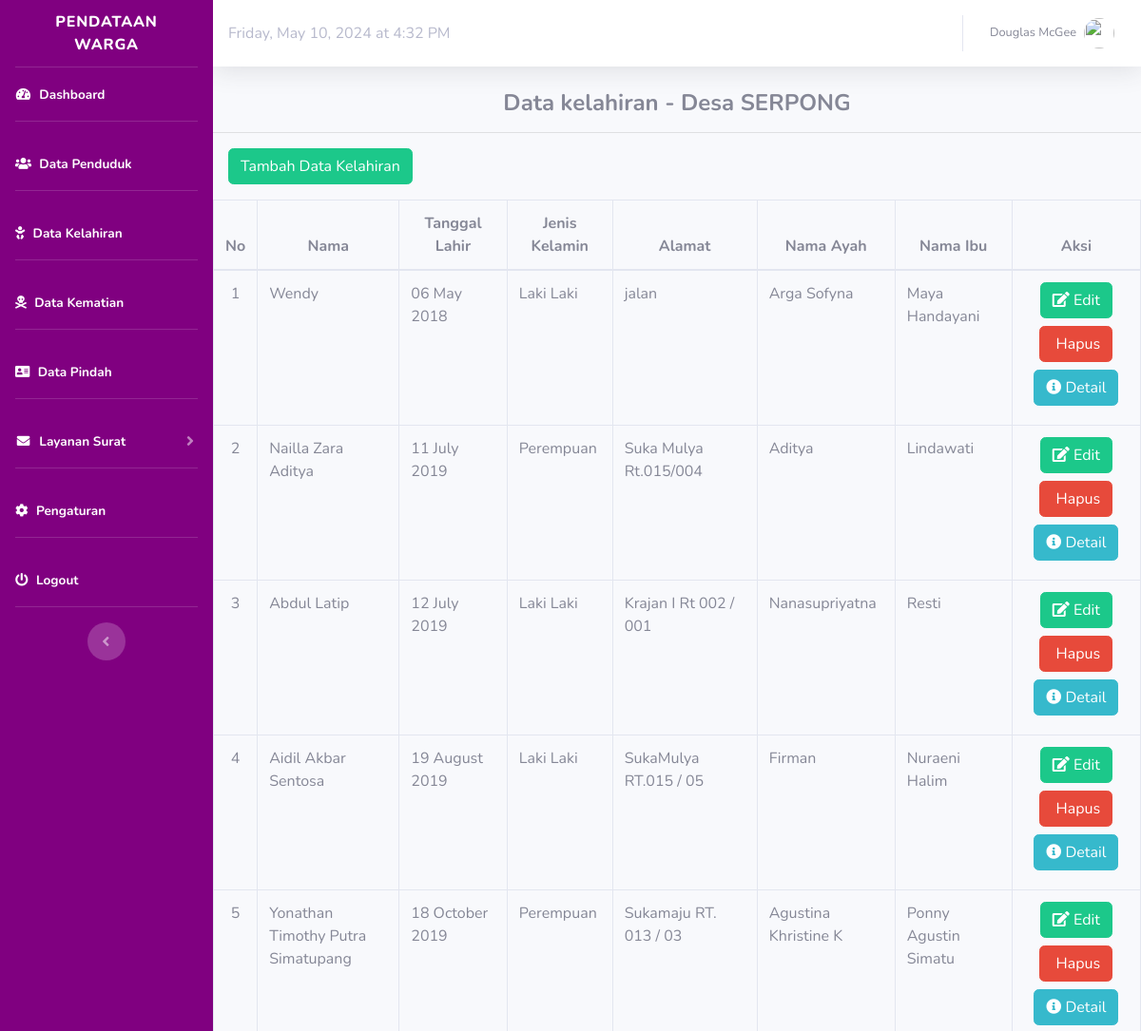
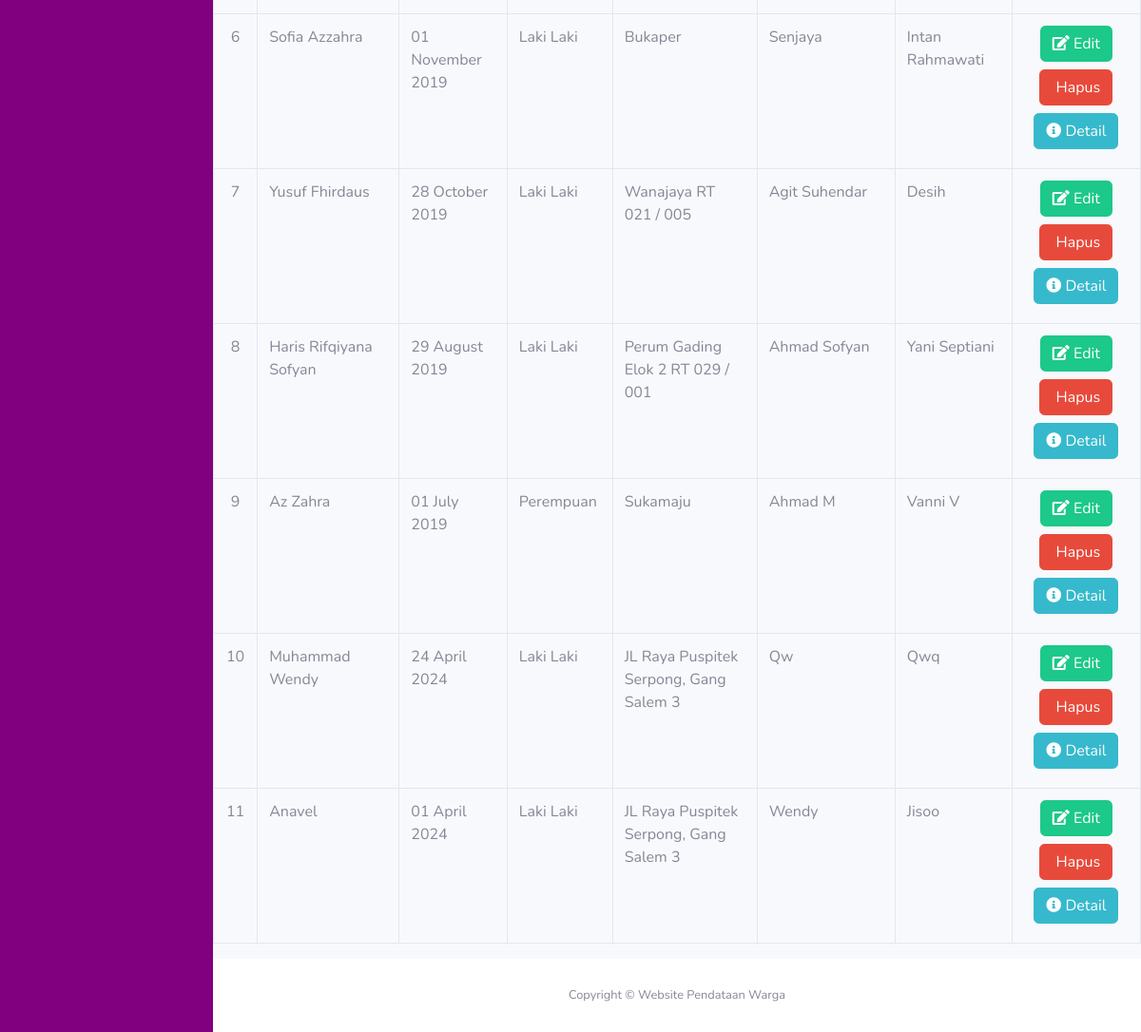
The app's page /index.php/kelahiran, older data (2 pictures, top to bottom).
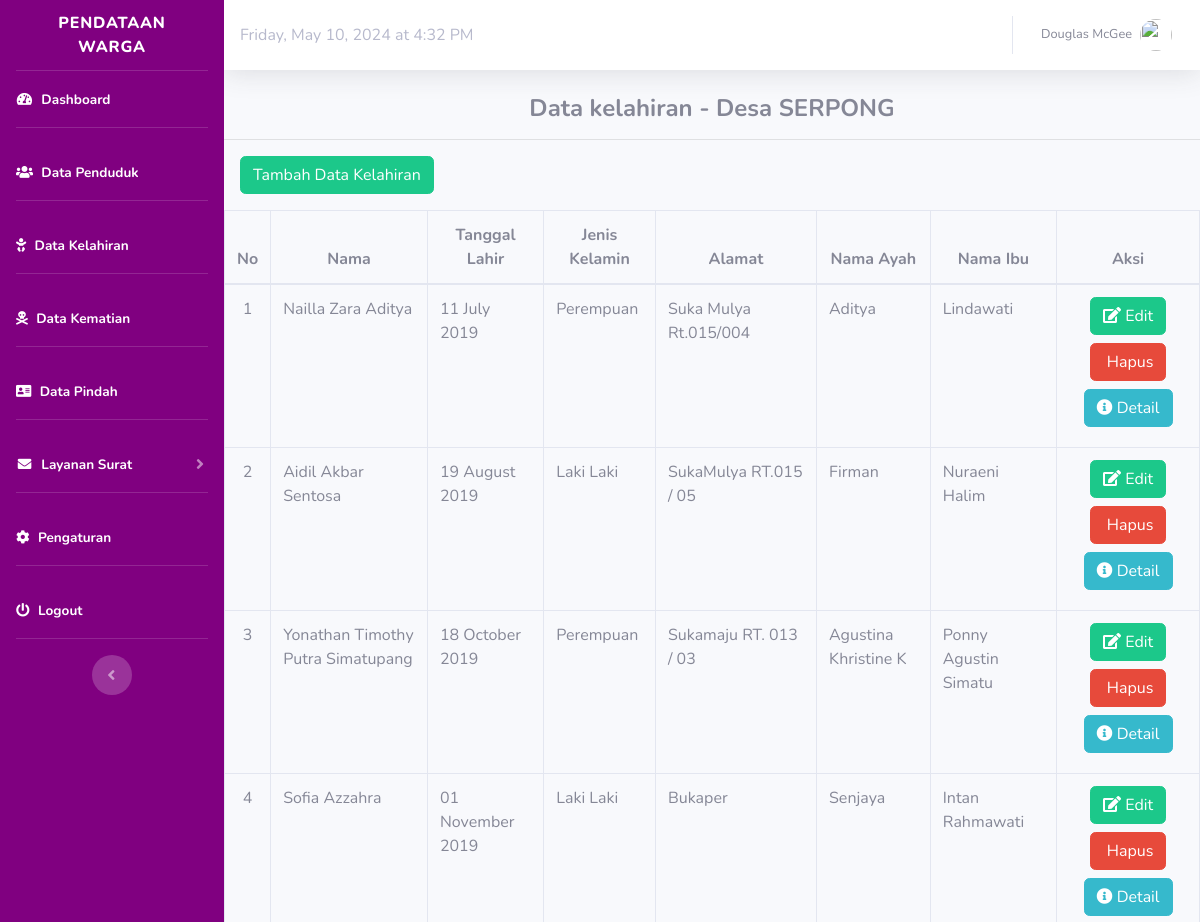
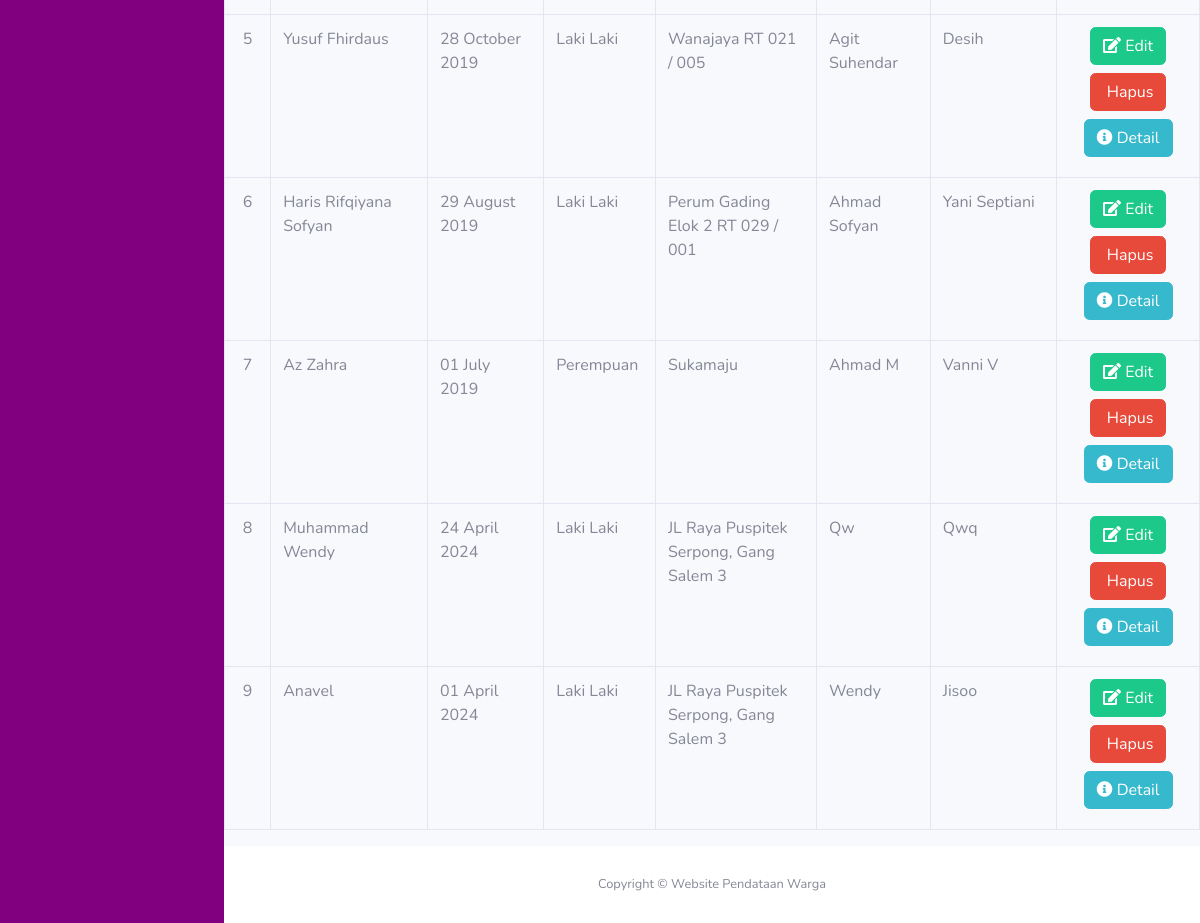
The same page, newer data (2 pictures, top to bottom).
### tables this page shows
CREATE TABLE `kelahiran` (
  `id_kelahiran` bigint(11) NOT NULL,
  `nama` varchar(50) NOT NULL,
  `hari` varchar(20) NOT NULL,
  `tempat_lahir` varchar(50) NOT NULL,
  `tanggal_lahir` date NOT NULL,
  `pukul` time NOT NULL,
  `jenis_kelahiran` varchar(50) NOT NULL,
  `anak_ke` varchar(2) NOT NULL,
  `jenis_kelamin` varchar(25) NOT NULL,
  `alamat` varchar(59) NOT NULL,
  `berat_bayi` varchar(10) NOT NULL,
  `panjang_bayi` varchar(10) NOT NULL,
  `nik_ayah` varchar(16) NOT NULL,
  `nama_ayah` varchar(20) NOT NULL,
  `pekerjaan_ayah` varchar(50) NOT NULL,
  `alamat_ayah` varchar(100) NOT NULL,
  `nik_ibu` varchar(16) NOT NULL,
  `nama_ibu` varchar(20) NOT NULL,
  `pekerjaan_ibu` varchar(50) NOT NULL,
  `alamat_ibu` varchar(100) NOT NULL,
  `rt` varchar(120) NOT NULL,
  `rw` varchar(120) NOT NULL,
  `keterangan` varchar(255) NOT NULL
);

### application/controllers/Kelahiran.php (called while the page is built, shortened)
<?php
class Kelahiran extends CI_Controller
{
	public function __construct()
	{
		$this->load->model('m_kelahiran');
	}
	public function index()
	{
		$data['title'] = "Data kelahiran - Desa SERPONG	";
		$data['kelahiran'] = $this->m_kelahiran->tampil();
		$this->load->view('template/header', $data);
		$this->load->view('template/sidebar');
		$this->load->view('template/topbar');
		$this->load->view('kelahiran/tampil_kelahiran');
		$this->load->view('template/footer');
	}
}

### index.php (called while the page is built, shortened)
<?php
require_once BASEPATH.'core/CodeIgniter.php';

### application/models/M_kelahiran.php (called while the page is built, shortened)
<?php
class M_kelahiran extends CI_Model
{
	public function tampil()
	{
		return $this->db->get('kelahiran')->result();
	}
}

### application/views/kelahiran/tampil_kelahiran.php (the view, shortened to what this page needs)
<div class="content-wrapper">
  <section class="content">
    <div class="box box-info">
      <div class="box-header">
        <h4 style="text-align:center;"><b><?php echo $title; ?></b></h4>
        <hr>
      </div>
      <div class="box-body table-responsive">
        <p>
          <a href="<?php echo base_url('kelahiran/tambah'); ?>" class="btn btn-success ml-3">Tambah Data Kelahiran</a>
        </p>
        <table id="data" class="table table-bordered" width="100%" cellspacing="0">
          <thead>
            <tr class="active">
              <th style="text-align:center">No</th>
              <th style="text-align:center">Nama</th>
              <th style="text-align:center">Tanggal Lahir</th>
              <th style="text-align:center">Jenis Kelamin</th>
              <th style="text-align:center">Alamat</th>
              <th style="text-align:center">Nama Ayah</th>
              <th style="text-align:center">Nama Ibu</th>
              <th style="text-align:center">Aksi</th>
            </tr>
          </thead>
          <tbody>
            <?php
            $no = 1;
            foreach ($kelahiran as $kelahiran) {
            ?>
              <tr>
                <td style="text-align:center"><?php echo $no; ?></td>
                <td><?php echo $kelahiran->nama; ?></td>
                <td><?= date('d F Y', strtotime($kelahiran->tanggal_lahir)); ?></td>
                <td><?php echo $kelahiran->jenis_kelamin; ?></td>
                <td><?php echo $kelahiran->alamat; ?></td>
                <td><?php echo $kelahiran->nama_ayah; ?></td>
                <td><?php echo $kelahiran->nama_ibu; ?></td>
                <td style="text-align:center">
                  <a href="<?php echo base_url('kelahiran/edit/' . $kelahiran->id_kelahiran); ?>" class="btn btn-success  mb-2"><i class="fa fa-edit"></i> Edit</a>
                  <a href="<?php echo base_url('kelahiran/hapus/' . $kelahiran->id_kelahiran); ?>" class="btn btn-danger mb-2" onClick="return confirm('Yakin Akan Menghapus Data?');"><i class="fa fa-trash-o"></i> Hapus</a>
                  <a href="<?php echo base_url('kelahiran/detail/' . $kelahiran->id_kelahiran); ?>" class="btn btn-info mb-2"><i class="fa fa-info-circle"></i> Detail</a>
              </tr>
            <?php
              $no++;
            }
            ?>
          </tbody>
        </table>
      </div>
  </section>
</div>

### application/views/template/header.php (shortened to what this page needs)
<!DOCTYPE html>
<html lang="en">
<head>
    <link href="<?php echo base_url() ?>/assets/vendor/fontawesome-free/css/all.min.css" rel="stylesheet" type="text/css">
    <link href="<?php echo base_url() ?>/assets/css/sb-admin-2.min.css" rel="stylesheet">
</head>

### application/views/template/sidebar.php (shortened to what this page needs)
<body id="page-top">
    <div id="wrapper">
        <ul class="navbar-nav sidebar sidebar-dark accordion" id="accordionSidebar" style="background-color: purple;">
            <a class="sidebar-brand d-flex align-items-center justify-content-center" href="<?php echo base_url('admin/dashboard') ?>">
                <div class="sidebar-brand-text mx-3">PENDATAAN WARGA</div>
            </a>
            <hr class="sidebar-divider my-0">
            <li class="nav-item active">
                <a class="nav-link" href="<?php echo base_url('admin/dashboard') ?>">
                    <i class="fas fa-fw fa-tachometer-alt"></i>
                    <span>Dashboard</span></a>
            </li>
            <hr class="sidebar-divider">
            <li class="nav-item active">
                <a class="nav-link" href="<?php echo base_url('penduduk') ?>">
                    <i class="fas faw-fw fa-users"></i>
                    <span>Data Penduduk</span></a>
            </li>
            <hr class="sidebar-divider">
            <li class="nav-item active">
                <a class="nav-link" href="<?php echo base_url('Kelahiran') ?>">
                    <i class="fas faw-fw fa-baby"></i>
                    <span>Data Kelahiran</span></a>
            </li>
            <hr class="sidebar-divider">
            <li class="nav-item active">
                <a class="nav-link" href="<?php echo base_url('kematian') ?>">
                    <i class="fas faw-fw fa-skull-crossbones"></i>
                    <span>Data Kematian</span></a>
            </li>
            <hr class="sidebar-divider">
            <li class="nav-item active">
                <a class="nav-link" href="<?php echo base_url('pindah') ?>">
                    <i class="fas faw-fw fa-address-card"></i>
                    <span>Data Pindah</span></a>
            </li>
            <hr class="sidebar-divider">
            <li class="nav-item active">
                <a class="nav-link collapsed" href="#" data-toggle="collapse" data-target="#collapseUtilities" aria-expanded="true" aria-controls="collapseUtilities">
                    <i class="fas fa-fw fa-envelope"></i>
                    <span>Layanan Surat</span>
                </a>
            </li>
            <hr class="sidebar-divider">
            <li class="nav-item active">
                <a class="nav-link" href="<?php echo base_url('pengaturan') ?>">
                    <i class="fas fa-cog"></i>
                    <span>Pengaturan</span></a>
            </li>
            <hr class="sidebar-divider">
            <li class="nav-item active">
                <a class="nav-link" href="<?php echo base_url('autentifikasi') ?>">
                    <i class="fas fa-power-off"></i>
                    <span>Logout</span></a>
            </li>
            <hr class="sidebar-divider d-none d-md-block">
            <div class="text-center d-none d-md-inline">
                <button class="rounded-circle border-0" id="sidebarToggle"></button>
            </div>
        </ul>

### application/views/template/topbar.php (shortened to what this page needs)
<div id="content-wrapper" class="d-flex flex-column">
    <div id="content">
        <nav class="navbar navbar-expand navbar-light bg-white topbar mb-4 static-top shadow">
            <div class="text-right text-gray-500">
                <p style="margin-bottom: 0px;" id="currentDateTime"></p>
            </div>
            <ul class="navbar-nav ml-auto">
                <li class="nav-item dropdown no-arrow">
                    <a class="nav-link dropdown-toggle" href="#" id="userDropdown" role="button" data-toggle="dropdown" aria-haspopup="true" aria-expanded="false">
                        <span class="mr-2 d-none d-lg-inline text-gray-600 small">Douglas McGee</span>
                        <img class="img-profile rounded-circle" src="img/undraw_profile.svg">
                    </a>
                </li>
            </ul>
        </nav>

### application/views/template/footer.php (shortened to what this page needs)
<footer class="sticky-footer bg-white">
    <div class="container my-auto">
        <div class="copyright text-center my-auto">
            <span>Copyright &copy; Website Pendataan Warga</span>
        </div>
    </div>
</footer>
</body>
</html>
</body>
</html>

Row changes from the older to the newer data that the page shows:
removed kelahiran: nama "Wendy", tanggal_lahir "06 May 2018", jenis_kelamin "Laki Laki", alamat "jalan", nama_ayah "Arga Sofyna", nama_ibu "Maya Handayani"
removed kelahiran: nama "Abdul Latip", tanggal_lahir "12 July 2019", jenis_kelamin "Laki Laki", alamat "Krajan I Rt 002 / 001", nama_ayah "Nanasupriyatna", nama_ibu "Resti"
